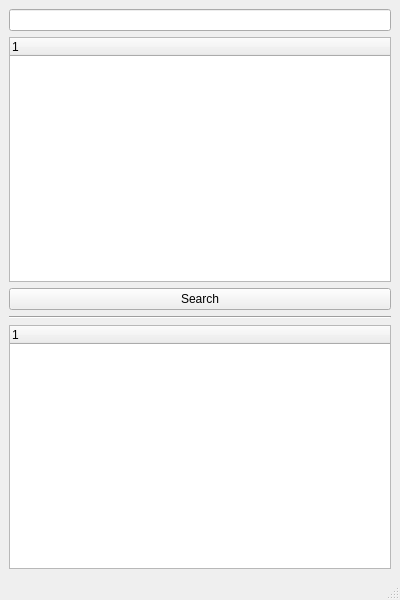
<?xml version="1.0" encoding="UTF-8"?>
<ui version="4.0">
 <class>MainWindow</class>
 <widget class="QMainWindow" name="MainWindow">
  <property name="geometry">
   <rect>
    <x>0</x>
    <y>0</y>
    <width>400</width>
    <height>600</height>
   </rect>
  </property>
  <property name="windowTitle">
   <string>MainWindow</string>
  </property>
  <widget class="QWidget" name="centralwidget">
   <layout class="QVBoxLayout" name="verticalLayout">
    <item>
     <widget class="QLineEdit" name="searchBar"/>
    </item>
    <item>
     <widget class="QTreeWidget" name="ingredientsTree">
      <column>
       <property name="text">
        <string notr="true">1</string>
       </property>
      </column>
     </widget>
    </item>
    <item>
     <widget class="QPushButton" name="searchBtn">
      <property name="text">
       <string>Search</string>
      </property>
     </widget>
    </item>
    <item>
     <widget class="Line" name="line">
      <property name="orientation">
       <enum>Qt::Horizontal</enum>
      </property>
     </widget>
    </item>
    <item>
     <widget class="QTreeWidget" name="foodTree">
      <column>
       <property name="text">
        <string notr="true">1</string>
       </property>
      </column>
     </widget>
    </item>
   </layout>
  </widget>
  <widget class="QMenuBar" name="menubar">
   <property name="geometry">
    <rect>
     <x>0</x>
     <y>0</y>
     <width>400</width>
     <height>21</height>
    </rect>
   </property>
  </widget>
  <widget class="QStatusBar" name="statusbar"/>
 </widget>
 <resources/>
 <connections/>
</ui>
